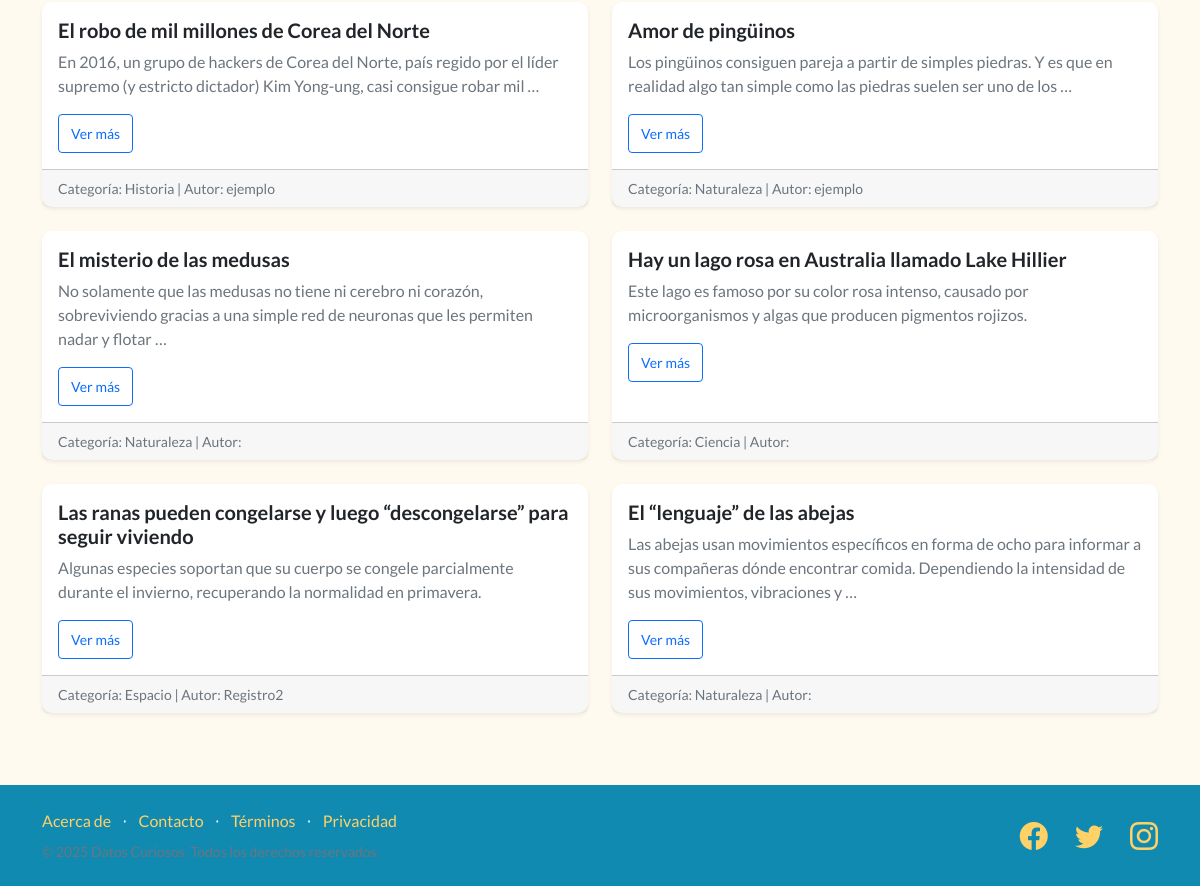
The app's page /datos/ (lower part), older data.
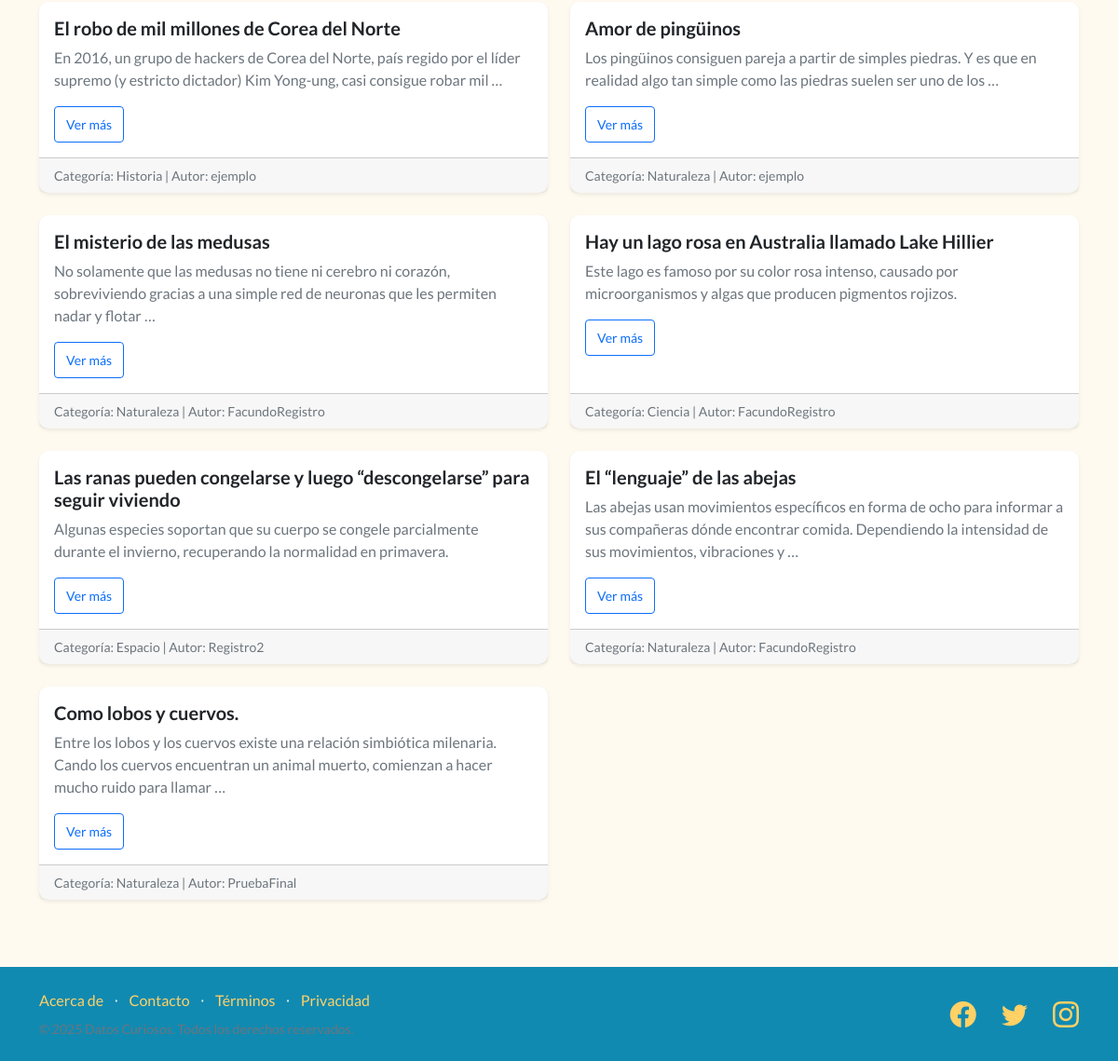
The same page, newer data.
### AppCoder/models.py (models this page shows, shortened)
class DatoCurioso(models.Model):
    titulo = models.CharField(max_length=200)
    descripcion = models.TextField()
    autor = models.ForeignKey(User, on_delete=models.CASCADE, related_name="datos")
    categoria = models.ForeignKey(Categoria, on_delete=models.SET_NULL, null=True)

class Categoria(models.Model):
    nombre = models.CharField(max_length=100)
    def __str__(self):
        return self.nombre

### AppCoder/views.py (the view)
# urls.py: path('datos/', views.lista_datos, name='lista_datos'),
def lista_datos(request):
    datos = DatoCurioso.objects.all()
    return render(request, "AppCoder/datosCuriosos.html", {"datos": datos})

### AppCoder/templates/AppCoder/datosCuriosos.html (shortened to what this page needs)
{% extends 'AppCoder/padre.html' %}
{% load static %}
{% block contenido %}
<div class="container py-5">
    {% if datos %}
        <div class="row">
            {% for dato in datos %}
                <div class="col-md-6 mb-4">
                    <div class="card h-100 shadow-sm border-0">
                        <div class="card-body">
                            <h5 class="card-title text-dark fw-bold">{{ dato.titulo }}</h5>
                            <p class="card-text text-muted">
                                {{ dato.descripcion|truncatewords:25 }}
                            </p>
                            <a href="{% url 'detalle_dato' dato.id %}" class="btn btn-outline-primary btn-sm">Ver más</a>
                        </div>
                        <div class="card-footer text-muted small">
                            Categoría: {{ dato.categoria }} | Autor: {{ dato.autor.username }}
                        </div>
                    </div>
                </div>
            {% endfor %}
        </div>
    {% else %}
        <p class="text-center text-muted">Aún no hay datos curiosos publicados.</p>
    {% endif %}
</div>
{% endblock %}

### AppCoder/templates/AppCoder/padre.html (shortened to what this page needs)
<!DOCTYPE html>
<html lang="en">
<head>
    {% load static %}
    <link href="https://cdn.jsdelivr.net/npm/bootstrap-icons@1.5.0/font/bootstrap-icons.css" rel="stylesheet" />
    <link href="{% static 'AppCoder/css/styles.css' %}" rel="stylesheet" />
</head>
<body>
    <main>
        {% block contenido %}{% endblock %}
    </main>
    <footer class="footer py-4">
        <div class="container">
            <div class="row">
                <div class="col-lg-6 h-100 text-center text-lg-start my-auto">
                    <ul class="list-inline mb-2">
                        <li class="list-inline-item"><a href="#">Acerca de</a></li>
                        <li class="list-inline-item">⋅</li>
                        <li class="list-inline-item"><a href="#">Contacto</a></li>
                        <li class="list-inline-item">⋅</li>
                        <li class="list-inline-item"><a href="#">Términos</a></li>
                        <li class="list-inline-item">⋅</li>
                        <li class="list-inline-item"><a href="#">Privacidad</a></li>
                    </ul>
                    <p class="text-muted small mb-4 mb-lg-0">© 2025 Datos Curiosos. Todos los derechos reservados.</p>
                </div>
                <div class="col-lg-6 h-100 text-center text-lg-end my-auto">
                    <ul class="list-inline mb-0">
                        <li class="list-inline-item me-4">
                            <a href="#"><i class="bi-facebook fs-3"></i></a>
                        </li>
                        <li class="list-inline-item me-4">
                            <a href="#"><i class="bi-twitter fs-3"></i></a>
                        </li>
                        <li class="list-inline-item">
                            <a href="#"><i class="bi-instagram fs-3"></i></a>
                        </li>
                    </ul>
                </div>
            </div>
        </div>
    </footer>
</body>
</html>

### AppCoder/templates/AppCoder/padre.html (style rules this page uses)
body { background-color: #fffaf0; font-family: 'Lato', sans-serif; color: #2b2d42; }
.card { background-color: #ffffff; border: none; border-radius: 10px; box-shadow: 0 4px 14px rgba(0, 0, 0, 0.08); }
footer.footer { background-color: #118ab2; color: #ffffff; }
footer.footer a { color: #ffd166; text-decoration: none; }

Row changes from the older to the newer data that the page shows:
shown differently, row unchanged: DatoCurioso "El misterio de las medusas": autor.username (not shown) → "FacundoRegistro"
shown differently, row unchanged: DatoCurioso "Hay un lago rosa en Australia llamado Lake Hillier": autor.username (not shown) → "FacundoRegistro"
shown differently, row unchanged: DatoCurioso "El “lenguaje” de las abejas": autor.username (not shown) → "FacundoRegistro"
added DatoCurioso: titulo "Como lobos y cuervos.", descripcion "Entre los lobos y los cuervos existe una relación simbiótica milenaria. Cando los cuervos encuentran un animal muerto, comienzan a hacer mucho ruido para llamar …", categoria "Naturaleza", autor.username "PruebaFinal"
